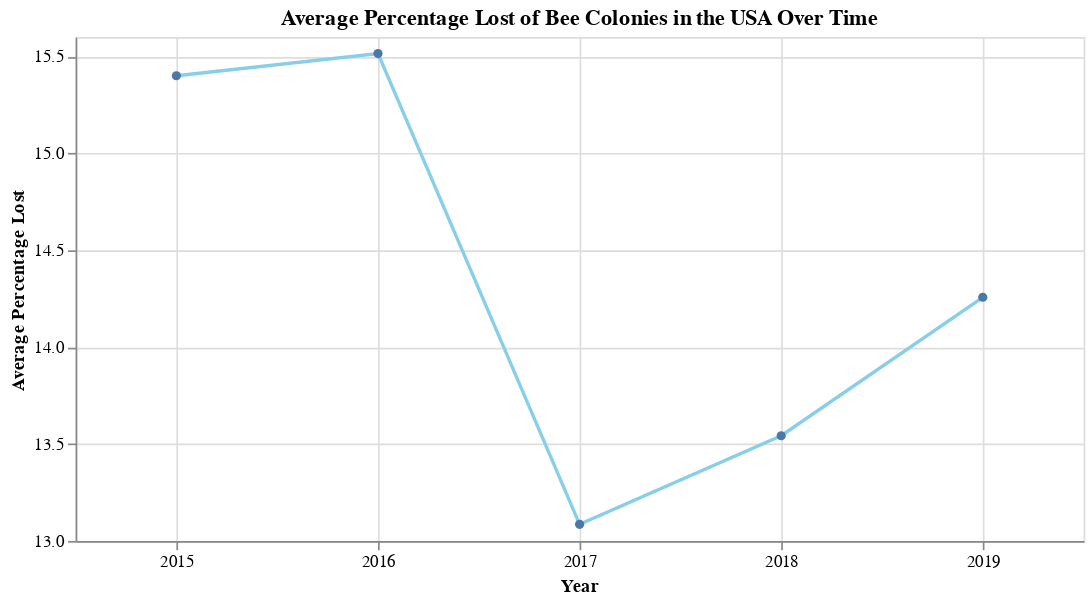

Notebook code for this chart:
### Code cell
# Query to retrieve percentage lost data for each year for the whole USA
query = """
    SELECT Year, AVG(PercentLost) AS AveragePercentLost
    FROM Bee
    GROUP BY Year
    ORDER BY Year DESC
"""

# Execute the query
cursor.execute(query)

# Fetch all rows
rows = cursor.fetchall()

# Extract data into separate lists for plotting
years = []
percent_lost = []

for row in rows:
    years.append(row[0])
    percent_lost.append(row[1])


data = {"years": years,
        "percent_lost": percent_lost}

data = pd.DataFrame(data)

alt.Chart(data).mark_line(color = "skyblue", point = True).encode(
    x = alt.X("years:O", title = 'Year', axis=alt.Axis(labelAngle= 0)),
    y = alt.Y("percent_lost:Q", title = 'Average Percentage Lost', scale = alt.Scale(domain = [13, 15.6])),
    tooltip = [alt.Tooltip("years", title = "Year"),
               alt.Tooltip("percent_lost", title = "Average Percentage Lost", format='.2f')]
).properties(
    title = 'Average Percentage Lost of Bee Colonies in the USA Over Time',
    width = 600,
    height = 300
).configure_axis(
    grid = True
)

# Create a line graph
# plt.figure(figsize=(10, 6))
# plt.plot(years, percent_lost, marker='o', color='skyblue', linestyle='-')
# plt.xlabel('Year')
# plt.ylabel('Average Percentage Lost')
# plt.title('Average Percentage Lost of Bee Colonies in the USA Over Time')
# # Set integer ticks for the x-axis
# plt.xticks(np.arange(min(years), max(years) + 1, 1));
# plt.grid(True)
# plt.tight_layout()
# plt.show()

### Figure 1 — Vega-Lite specification as saved in the notebook (floating-point values rounded to 4 significant figures)
{"config": {"view": {"continuousWidth": 300, "continuousHeight": 300}, "axis": {"grid": true}}, "data": {"name": "data-12e00e573b043ada893e566d0a859fef"}, "mark": {"type": "line", "color": "skyblue", "point": true}, "encoding": {"tooltip": [{"field": "years", "title": "Year", "type": "quantitative"}, {"field": "percent_lost", "format": ".2f", "title": "Average Percentage Lost", "type": "quantitative"}], "x": {"axis": {"labelAngle": 0}, "field": "years", "title": "Year", "type": "ordinal"}, "y": {"field": "percent_lost", "scale": {"domain": [13, 15.6]}, "title": "Average Percentage Lost", "type": "quantitative"}}, "height": 300, "title": "Average Percentage Lost of Bee Colonies in the USA Over Time", "width": 600, "$schema": "https://vega.github.io/schema/vega-lite/v5.16.3.json", "datasets": {"data-12e00e573b043ada893e566d0a859fef": [{"years": 2019, "percent_lost": 14.26}, {"years": 2018, "percent_lost": 13.54}, {"years": 2017, "percent_lost": 13.09}, {"years": 2016, "percent_lost": 15.51}, {"years": 2015, "percent_lost": 15.4}]}}
